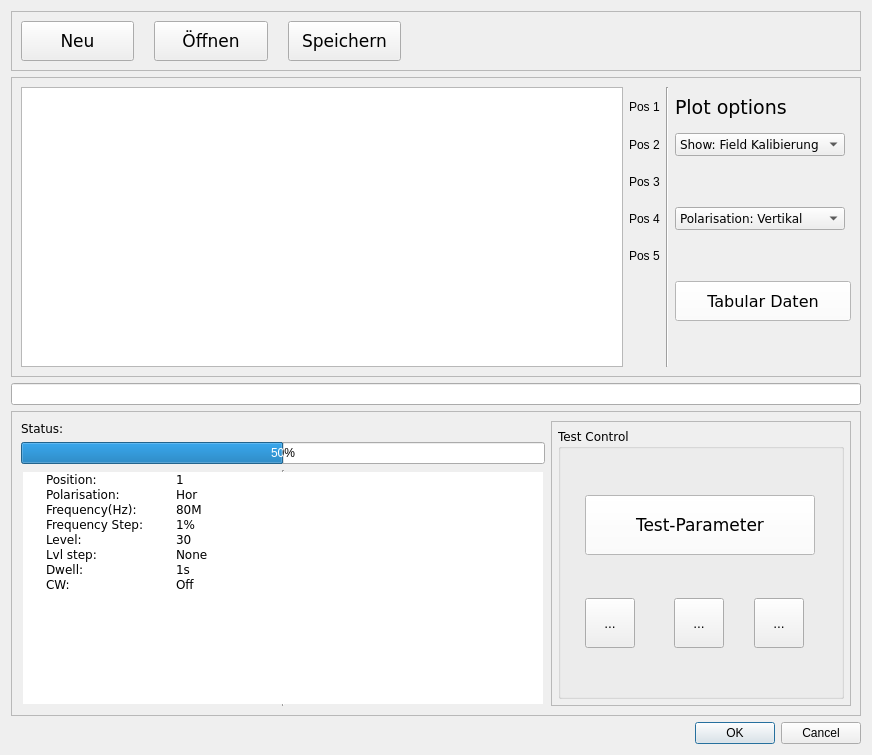
<?xml version="1.0" encoding="UTF-8"?>
<ui version="4.0">
 <class>KalibrierungWindow</class>
 <widget class="QDialog" name="KalibrierungWindow">
  <property name="geometry">
   <rect>
    <x>0</x>
    <y>0</y>
    <width>872</width>
    <height>755</height>
   </rect>
  </property>
  <property name="minimumSize">
   <size>
    <width>0</width>
    <height>0</height>
   </size>
  </property>
  <property name="windowTitle">
   <string>Kalibrierung</string>
  </property>
  <layout class="QVBoxLayout" name="verticalLayout">
   <property name="sizeConstraint">
    <enum>QLayout::SetDefaultConstraint</enum>
   </property>
   <item>
    <widget class="QFrame" name="frame">
     <property name="minimumSize">
      <size>
       <width>0</width>
       <height>60</height>
      </size>
     </property>
     <property name="maximumSize">
      <size>
       <width>16777215</width>
       <height>60</height>
      </size>
     </property>
     <property name="styleSheet">
      <string notr="true"/>
     </property>
     <property name="frameShape">
      <enum>QFrame::StyledPanel</enum>
     </property>
     <property name="frameShadow">
      <enum>QFrame::Raised</enum>
     </property>
     <layout class="QGridLayout" name="gridLayout">
      <property name="horizontalSpacing">
       <number>20</number>
      </property>
      <item row="0" column="1">
       <widget class="QToolButton" name="toolButton_open">
        <property name="sizePolicy">
         <sizepolicy hsizetype="Expanding" vsizetype="Fixed">
          <horstretch>0</horstretch>
          <verstretch>0</verstretch>
         </sizepolicy>
        </property>
        <property name="minimumSize">
         <size>
          <width>40</width>
          <height>40</height>
         </size>
        </property>
        <property name="font">
         <font>
          <family>Verdana</family>
          <pointsize>13</pointsize>
         </font>
        </property>
        <property name="whatsThis">
         <string extracomment="öffnen"/>
        </property>
        <property name="text">
         <string>Öffnen</string>
        </property>
        <property name="iconSize">
         <size>
          <width>32</width>
          <height>32</height>
         </size>
        </property>
       </widget>
      </item>
      <item row="0" column="3">
       <spacer name="horizontalSpacer">
        <property name="orientation">
         <enum>Qt::Horizontal</enum>
        </property>
        <property name="sizeType">
         <enum>QSizePolicy::Fixed</enum>
        </property>
        <property name="sizeHint" stdset="0">
         <size>
          <width>450</width>
          <height>20</height>
         </size>
        </property>
       </spacer>
      </item>
      <item row="0" column="2">
       <widget class="QToolButton" name="toolButton_save">
        <property name="sizePolicy">
         <sizepolicy hsizetype="Expanding" vsizetype="Fixed">
          <horstretch>0</horstretch>
          <verstretch>0</verstretch>
         </sizepolicy>
        </property>
        <property name="minimumSize">
         <size>
          <width>40</width>
          <height>40</height>
         </size>
        </property>
        <property name="font">
         <font>
          <family>Verdana</family>
          <pointsize>13</pointsize>
         </font>
        </property>
        <property name="mouseTracking">
         <bool>true</bool>
        </property>
        <property name="toolTip">
         <string comment="0" extracomment="speichern"/>
        </property>
        <property name="toolTipDuration">
         <number>2</number>
        </property>
        <property name="whatsThis">
         <string>speichern</string>
        </property>
        <property name="accessibleDescription">
         <string/>
        </property>
        <property name="text">
         <string>Speichern</string>
        </property>
        <property name="iconSize">
         <size>
          <width>32</width>
          <height>32</height>
         </size>
        </property>
       </widget>
      </item>
      <item row="0" column="0">
       <widget class="QToolButton" name="toolButton_new">
        <property name="sizePolicy">
         <sizepolicy hsizetype="Expanding" vsizetype="Fixed">
          <horstretch>0</horstretch>
          <verstretch>0</verstretch>
         </sizepolicy>
        </property>
        <property name="minimumSize">
         <size>
          <width>40</width>
          <height>40</height>
         </size>
        </property>
        <property name="font">
         <font>
          <family>Verdana</family>
          <pointsize>13</pointsize>
          <weight>50</weight>
          <italic>false</italic>
          <bold>false</bold>
          <stylestrategy>PreferDefault</stylestrategy>
         </font>
        </property>
        <property name="whatsThis">
         <string extracomment="neu"/>
        </property>
        <property name="text">
         <string>Neu</string>
        </property>
        <property name="iconSize">
         <size>
          <width>32</width>
          <height>32</height>
         </size>
        </property>
       </widget>
      </item>
     </layout>
    </widget>
   </item>
   <item>
    <widget class="QFrame" name="frame_3">
     <property name="enabled">
      <bool>true</bool>
     </property>
     <property name="minimumSize">
      <size>
       <width>0</width>
       <height>300</height>
      </size>
     </property>
     <property name="frameShape">
      <enum>QFrame::StyledPanel</enum>
     </property>
     <property name="frameShadow">
      <enum>QFrame::Raised</enum>
     </property>
     <layout class="QGridLayout" name="gridLayout_2">
      <item row="2" column="1">
       <widget class="QLabel" name="label_pos3">
        <property name="text">
         <string>Pos 3</string>
        </property>
       </widget>
      </item>
      <item row="4" column="1">
       <widget class="QLabel" name="label_pos5">
        <property name="text">
         <string>Pos 5</string>
        </property>
       </widget>
      </item>
      <item row="0" column="3">
       <widget class="QLabel" name="label_plotoption">
        <property name="font">
         <font>
          <family>Verdana</family>
          <pointsize>14</pointsize>
         </font>
        </property>
        <property name="text">
         <string>Plot options</string>
        </property>
       </widget>
      </item>
      <item row="0" column="0" rowspan="7">
       <widget class="QGraphicsView" name="graphicsView">
        <property name="sizePolicy">
         <sizepolicy hsizetype="Expanding" vsizetype="Expanding">
          <horstretch>0</horstretch>
          <verstretch>0</verstretch>
         </sizepolicy>
        </property>
        <property name="minimumSize">
         <size>
          <width>0</width>
          <height>0</height>
         </size>
        </property>
       </widget>
      </item>
      <item row="0" column="1">
       <widget class="QLabel" name="label_pos1">
        <property name="text">
         <string>Pos 1</string>
        </property>
       </widget>
      </item>
      <item row="1" column="1">
       <widget class="QLabel" name="label_pos2">
        <property name="text">
         <string>Pos 2</string>
        </property>
       </widget>
      </item>
      <item row="1" column="3">
       <widget class="QComboBox" name="comboBox_show">
        <property name="font">
         <font>
          <family>Verdana</family>
         </font>
        </property>
        <property name="currentText">
         <string>Show: Field Kalibierung</string>
        </property>
        <item>
         <property name="text">
          <string>Show: Field Kalibierung</string>
         </property>
        </item>
       </widget>
      </item>
      <item row="0" column="2" rowspan="7">
       <widget class="Line" name="line">
        <property name="sizeIncrement">
         <size>
          <width>150</width>
          <height>150</height>
         </size>
        </property>
        <property name="orientation">
         <enum>Qt::Vertical</enum>
        </property>
       </widget>
      </item>
      <item row="3" column="1">
       <widget class="QLabel" name="label_pos4">
        <property name="text">
         <string>Pos 4</string>
        </property>
       </widget>
      </item>
      <item row="3" column="3">
       <widget class="QComboBox" name="comboBox_polarisation">
        <property name="font">
         <font>
          <family>Verdana</family>
         </font>
        </property>
        <item>
         <property name="text">
          <string>Polarisation: Vertikal</string>
         </property>
        </item>
        <item>
         <property name="text">
          <string>Polarisation: Horizontal</string>
         </property>
        </item>
       </widget>
      </item>
      <item row="4" column="3" rowspan="3" colspan="2">
       <widget class="QToolButton" name="toolButton_tabulardaten">
        <property name="sizePolicy">
         <sizepolicy hsizetype="Preferred" vsizetype="Fixed">
          <horstretch>0</horstretch>
          <verstretch>0</verstretch>
         </sizepolicy>
        </property>
        <property name="minimumSize">
         <size>
          <width>100</width>
          <height>40</height>
         </size>
        </property>
        <property name="baseSize">
         <size>
          <width>0</width>
          <height>0</height>
         </size>
        </property>
        <property name="font">
         <font>
          <family>Verdana</family>
          <pointsize>12</pointsize>
          <stylestrategy>PreferDefault</stylestrategy>
         </font>
        </property>
        <property name="focusPolicy">
         <enum>Qt::TabFocus</enum>
        </property>
        <property name="autoFillBackground">
         <bool>false</bool>
        </property>
        <property name="styleSheet">
         <string notr="true">background-color: rgb(255, 255, 255);</string>
        </property>
        <property name="text">
         <string>Tabular Daten</string>
        </property>
       </widget>
      </item>
     </layout>
    </widget>
   </item>
   <item>
    <widget class="QLineEdit" name="lineEdit_1"/>
   </item>
   <item>
    <widget class="QFrame" name="frame_2">
     <property name="frameShape">
      <enum>QFrame::StyledPanel</enum>
     </property>
     <property name="frameShadow">
      <enum>QFrame::Raised</enum>
     </property>
     <layout class="QGridLayout" name="gridLayout_3">
      <item row="1" column="0">
       <widget class="QProgressBar" name="progressBar_status">
        <property name="minimumSize">
         <size>
          <width>500</width>
          <height>20</height>
         </size>
        </property>
        <property name="value">
         <number>50</number>
        </property>
       </widget>
      </item>
      <item row="0" column="0">
       <widget class="QLabel" name="label_status">
        <property name="font">
         <font>
          <family>Verdana</family>
         </font>
        </property>
        <property name="text">
         <string>Status:</string>
        </property>
       </widget>
      </item>
      <item row="0" column="1" rowspan="3" alignment="Qt::AlignRight">
       <widget class="QFrame" name="frame_4">
        <property name="minimumSize">
         <size>
          <width>300</width>
          <height>200</height>
         </size>
        </property>
        <property name="frameShape">
         <enum>QFrame::StyledPanel</enum>
        </property>
        <property name="frameShadow">
         <enum>QFrame::Raised</enum>
        </property>
        <layout class="QVBoxLayout" name="verticalLayout_2">
         <property name="leftMargin">
          <number>6</number>
         </property>
         <property name="topMargin">
          <number>6</number>
         </property>
         <property name="rightMargin">
          <number>6</number>
         </property>
         <property name="bottomMargin">
          <number>6</number>
         </property>
         <item>
          <widget class="QGroupBox" name="groupBox_testcontrol">
           <property name="font">
            <font>
             <family>Verdana</family>
            </font>
           </property>
           <property name="title">
            <string>Test Control</string>
           </property>
           <layout class="QGridLayout" name="gridLayout_4">
            <item row="0" column="0" colspan="3">
             <widget class="QToolButton" name="toolButton_testparameter">
              <property name="sizePolicy">
               <sizepolicy hsizetype="Preferred" vsizetype="Fixed">
                <horstretch>0</horstretch>
                <verstretch>0</verstretch>
               </sizepolicy>
              </property>
              <property name="minimumSize">
               <size>
                <width>200</width>
                <height>60</height>
               </size>
              </property>
              <property name="font">
               <font>
                <family>Verdana</family>
                <pointsize>13</pointsize>
               </font>
              </property>
              <property name="styleSheet">
               <string notr="true">background-color: rgb(255, 255, 255);</string>
              </property>
              <property name="text">
               <string>Test-Parameter</string>
              </property>
             </widget>
            </item>
            <item row="1" column="0">
             <widget class="QToolButton" name="toolButton_start">
              <property name="minimumSize">
               <size>
                <width>50</width>
                <height>50</height>
               </size>
              </property>
              <property name="text">
               <string>...</string>
              </property>
              <property name="icon">
               <iconset>
                <normaloff>../icon_materials/7.png</normaloff>../icon_materials/7.png</iconset>
              </property>
              <property name="iconSize">
               <size>
                <width>50</width>
                <height>50</height>
               </size>
              </property>
             </widget>
            </item>
            <item row="1" column="1">
             <widget class="QToolButton" name="toolButton_pause">
              <property name="minimumSize">
               <size>
                <width>50</width>
                <height>50</height>
               </size>
              </property>
              <property name="text">
               <string>...</string>
              </property>
              <property name="icon">
               <iconset>
                <normaloff>../icon_materials/18.png</normaloff>../icon_materials/18.png</iconset>
              </property>
              <property name="iconSize">
               <size>
                <width>50</width>
                <height>50</height>
               </size>
              </property>
             </widget>
            </item>
            <item row="1" column="2">
             <widget class="QToolButton" name="toolButton_stop">
              <property name="minimumSize">
               <size>
                <width>50</width>
                <height>50</height>
               </size>
              </property>
              <property name="text">
               <string>...</string>
              </property>
              <property name="icon">
               <iconset>
                <normaloff>../icon_materials/21.png</normaloff>../icon_materials/21.png</iconset>
              </property>
              <property name="iconSize">
               <size>
                <width>50</width>
                <height>50</height>
               </size>
              </property>
             </widget>
            </item>
           </layout>
          </widget>
         </item>
        </layout>
       </widget>
      </item>
      <item row="2" column="0">
       <widget class="QTreeWidget" name="treeWidget_info">
        <property name="sizePolicy">
         <sizepolicy hsizetype="Preferred" vsizetype="Expanding">
          <horstretch>0</horstretch>
          <verstretch>0</verstretch>
         </sizepolicy>
        </property>
        <property name="font">
         <font>
          <family>Verdana</family>
         </font>
        </property>
        <property name="frameShape">
         <enum>QFrame::VLine</enum>
        </property>
        <property name="sizeAdjustPolicy">
         <enum>QAbstractScrollArea::AdjustIgnored</enum>
        </property>
        <property name="autoScrollMargin">
         <number>19</number>
        </property>
        <property name="autoExpandDelay">
         <number>-1</number>
        </property>
        <property name="uniformRowHeights">
         <bool>false</bool>
        </property>
        <property name="itemsExpandable">
         <bool>true</bool>
        </property>
        <property name="sortingEnabled">
         <bool>false</bool>
        </property>
        <property name="animated">
         <bool>false</bool>
        </property>
        <property name="allColumnsShowFocus">
         <bool>false</bool>
        </property>
        <property name="wordWrap">
         <bool>false</bool>
        </property>
        <property name="headerHidden">
         <bool>true</bool>
        </property>
        <attribute name="headerVisible">
         <bool>false</bool>
        </attribute>
        <attribute name="headerCascadingSectionResizes">
         <bool>true</bool>
        </attribute>
        <attribute name="headerDefaultSectionSize">
         <number>150</number>
        </attribute>
        <column>
         <property name="text">
          <string>1</string>
         </property>
        </column>
        <column>
         <property name="text">
          <string>New Column</string>
         </property>
        </column>
        <item>
         <property name="text">
          <string>Position:</string>
         </property>
         <property name="text">
          <string>1</string>
         </property>
        </item>
        <item>
         <property name="text">
          <string>Polarisation:</string>
         </property>
         <property name="text">
          <string>Hor</string>
         </property>
        </item>
        <item>
         <property name="text">
          <string>Frequency(Hz):</string>
         </property>
         <property name="text">
          <string>80M</string>
         </property>
        </item>
        <item>
         <property name="text">
          <string>Frequency Step:</string>
         </property>
         <property name="text">
          <string>1%</string>
         </property>
        </item>
        <item>
         <property name="text">
          <string>Level:</string>
         </property>
         <property name="text">
          <string>30</string>
         </property>
        </item>
        <item>
         <property name="text">
          <string>Lvl step:</string>
         </property>
         <property name="text">
          <string>None</string>
         </property>
        </item>
        <item>
         <property name="text">
          <string>Dwell:</string>
         </property>
         <property name="text">
          <string>1s</string>
         </property>
        </item>
        <item>
         <property name="text">
          <string>CW:</string>
         </property>
         <property name="text">
          <string>Off</string>
         </property>
        </item>
       </widget>
      </item>
     </layout>
    </widget>
   </item>
   <item>
    <widget class="QDialogButtonBox" name="buttonBox">
     <property name="orientation">
      <enum>Qt::Horizontal</enum>
     </property>
     <property name="standardButtons">
      <set>QDialogButtonBox::Cancel|QDialogButtonBox::Ok</set>
     </property>
    </widget>
   </item>
  </layout>
 </widget>
 <resources/>
 <connections>
  <connection>
   <sender>buttonBox</sender>
   <signal>accepted()</signal>
   <receiver>KalibrierungWindow</receiver>
   <slot>accept()</slot>
   <hints>
    <hint type="sourcelabel">
     <x>224</x>
     <y>935</y>
    </hint>
    <hint type="destinationlabel">
     <x>157</x>
     <y>274</y>
    </hint>
   </hints>
  </connection>
  <connection>
   <sender>buttonBox</sender>
   <signal>rejected()</signal>
   <receiver>KalibrierungWindow</receiver>
   <slot>reject()</slot>
   <hints>
    <hint type="sourcelabel">
     <x>292</x>
     <y>941</y>
    </hint>
    <hint type="destinationlabel">
     <x>286</x>
     <y>274</y>
    </hint>
   </hints>
  </connection>
 </connections>
</ui>
